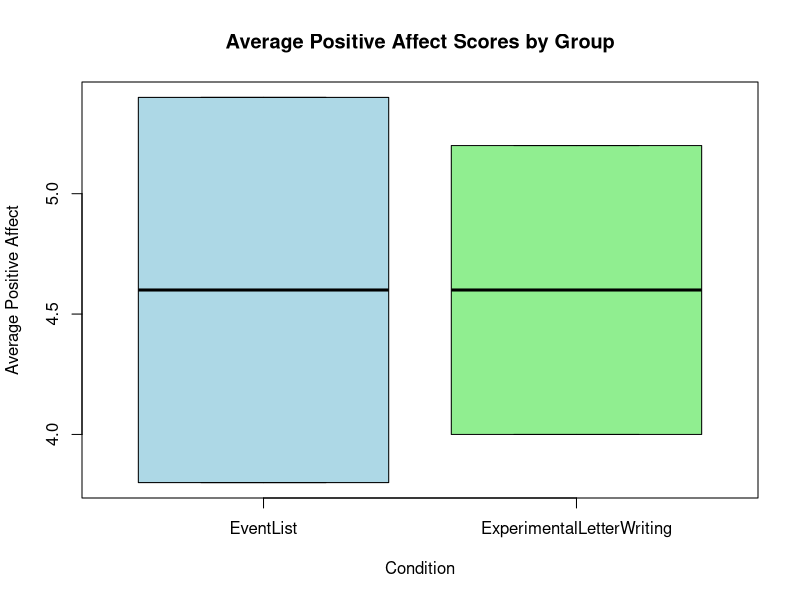
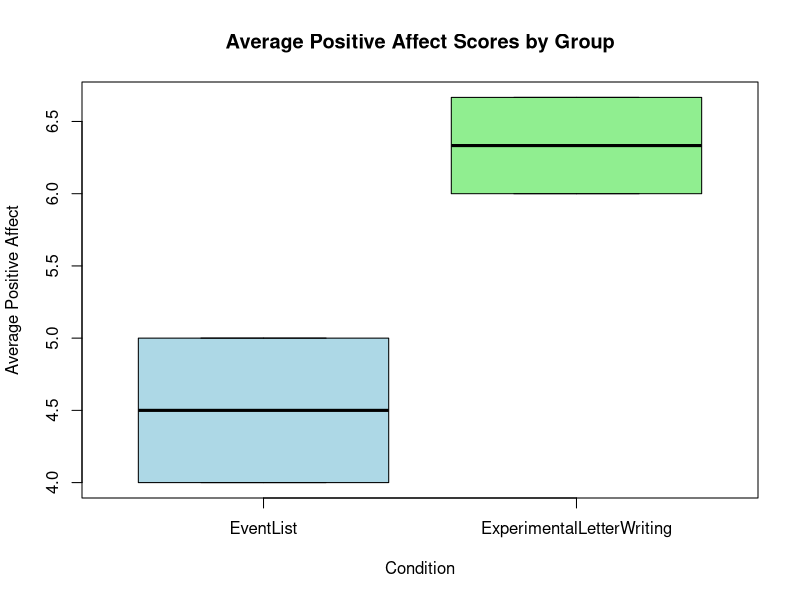
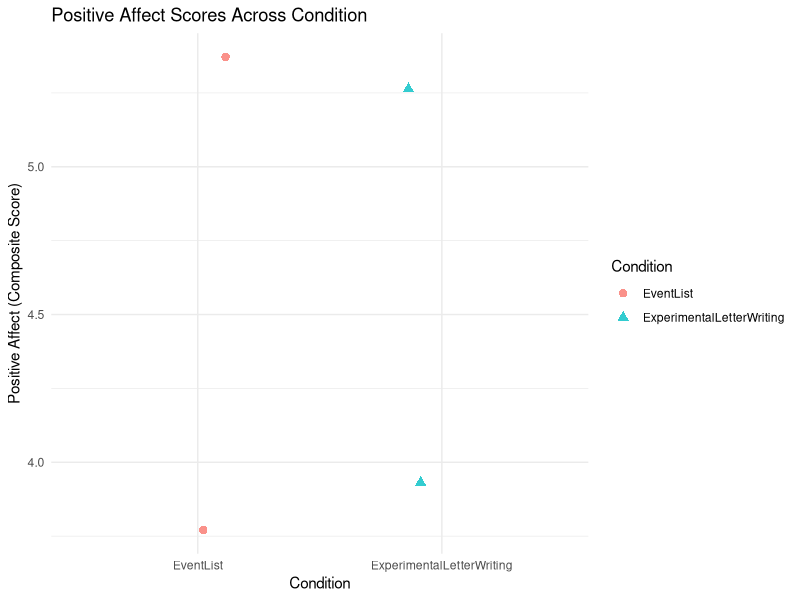

Write the R code that produced these figures, in order.
## ---- chunk 1
# Calculate Correction Factor and Assign it to J_250
J_250 <- sqrt(125) * gamma(124.5) / gamma(125)

# Multiply g = 0.41 by the J(250) correction factor
ComputedCohens_d <- 0.41 * J_250
## ---- chunk 2
#| output: false
# Step 1: Set CRAN as the source to install `pwr`
options(repos = c(CRAN = "https://cloud.r-project.org"))

# Step 2: Install `pwr`
install.packages("pwr")

# Step 3: Load `pwr` into the current session
library(pwr)

# Step 4: Calculate Power
Power80 = pwr.t.test(d = ComputedCohens_d,
           sig.level = .05,
           power = .80,
           type = "two.sample",
           alternative = "two.sided")
## ---- chunk 3
install.packages("assertthat")
library(assertthat)
ProcessedData <- read.csv("../data/ProcessedData.csv")

assert_that(ncol(ProcessedData)==20)
## ---- chunk 4
KeyResults <- t.test(PositiveAffect_AveragedScore ~ Condition,
                     alternative = "two.sided",
                     var.equal = TRUE,
                     data = ProcessedData)
## ---- chunk 5

install.packages("rstatix")
library(rstatix)

#Degrees of Freedom
DegFr = as.numeric(KeyResults$parameter)
J_Correction = gamma(DegFr/2) / (sqrt(DegFr/2)*gamma((DegFr-1)/2))

CohenD <- cohens_d(PositiveAffect_AveragedScore ~ Condition, data = ProcessedData, var.equal = TRUE)

HedgesG <- J_Correction * CohenD$effsize
HedgesG
## ---- chunk 6
boxplot(PositiveAffect_AveragedScore ~ Condition, data = ProcessedData, main = 'Average Positive Affect Scores by Group', ylab = 'Average Positive Affect', col = c("lightblue", "lightgreen"))
## ---- chunk 7
# Gratitude will be the composite (averaged) score of its indicators
ProcessedData$Gratitude_AveragedScore <- rowMeans(ProcessedData[,c("Grateful", "Appreciative", "Thankful")])
boxplot(Gratitude_AveragedScore ~ Condition, data = ProcessedData, main = 'Average Positive Affect Scores by Group', ylab = 'Average Positive Affect', col = c("lightblue", "lightgreen"))
## ---- chunk 8
install.packages("ggplot2")
library(ggplot2)

ggplot(ProcessedData, aes(x = Condition, y = PositiveAffect_AveragedScore, color = Condition, shape = Condition)) +
  geom_jitter(width = 0.15, size = 2.5, alpha = 0.8) +
  labs(
    title = "Positive Affect Scores Across Condition",
    x = "Condition",
    y = "Positive Affect (Composite Score)",
    color = "Condition",
    shape = "Condition"
  ) +
  theme_minimal()
